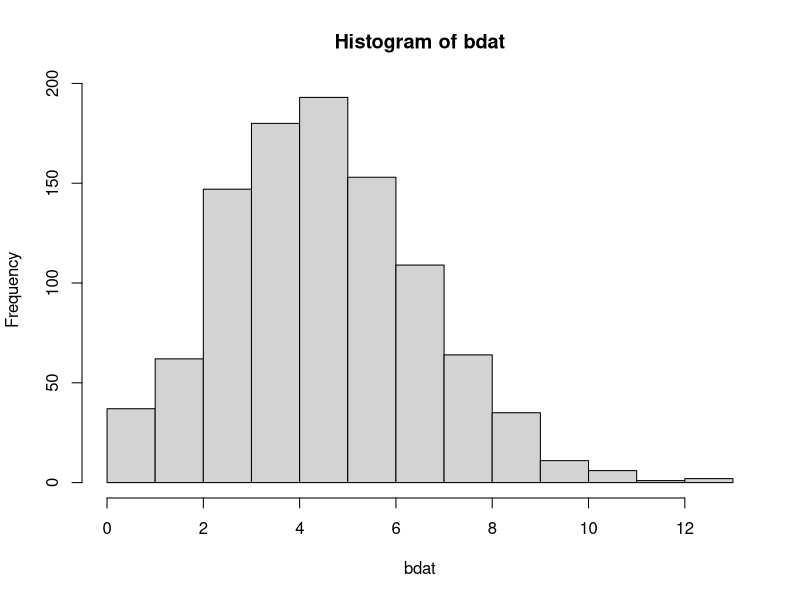
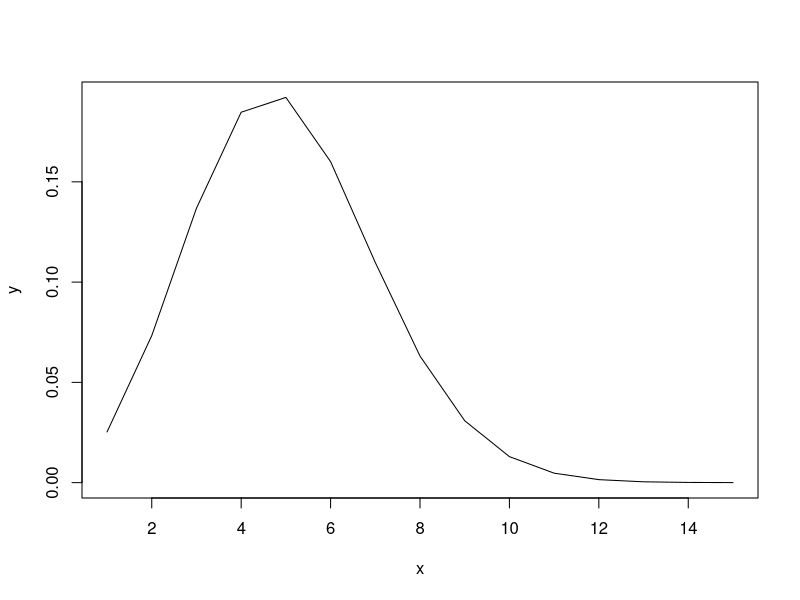
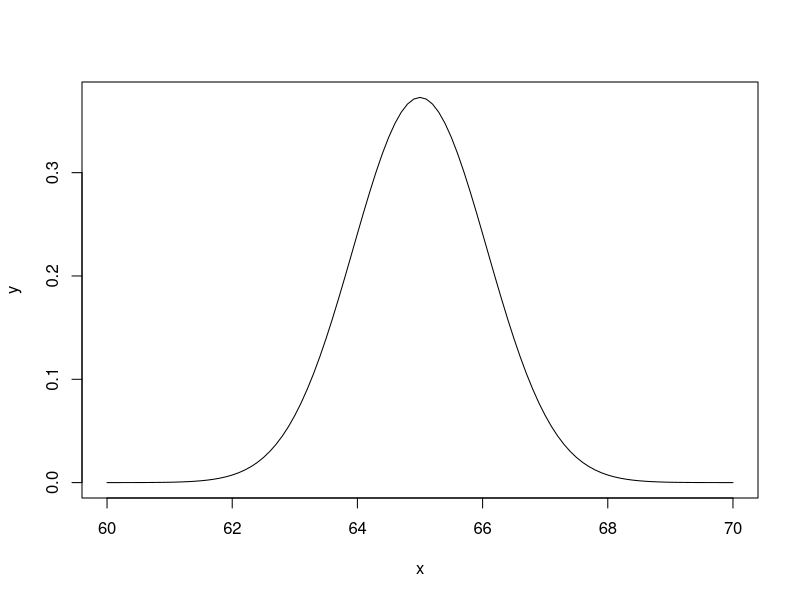

The R source for these figures, in order: (Note: this script raises an error after producing the figures.)
bdat<-rbinom(1000,30,1/6)
hist(bdat)

x<-seq(1,15)
y<-dbinom(x,30,1/6)
plot(x,y,type='line')


x<-seq(60,70,0.1)
y<-dnorm(x, mean=65, sd=1.07)
plot(x,y,type='line')

xn<-rnorm(10000,mean=65,sd=10)
sm<-0
ssd<-0
for (i in 1:100){
  d<-xn[((i-1)*100+1):(i*100)]
  print(d)
  sm[i]<-mean(d)
  ssd[i]<-sd(d)
}
sd(sm)
ssd[3]/10

x1<-seq(-3,3,0.01)
y1<-dnorm(x1, mean=0, sd=1)
y2<-dt(x1,10)
y3<-dt(x1,3)
y4<-dt(x1,1)

ydat<-data.frame(cbind(x1,y1,y2,y3,y4))
lydat<-tidyr::pivot_longer(ydat,col=c('y1','y2','y3','y4'))
g<-ggplot(data=lydat,aes(x=x1, y=value, color=name))
g<-g+geom_line()
plot(g)

dat<-c(67,77,58,65,85,88,64,72,66,73,81,90)
mean(dat)
tv<-qt(1-0.05/2,19)
mean(dat)+tv*sd(dat)/sqrt(20)
